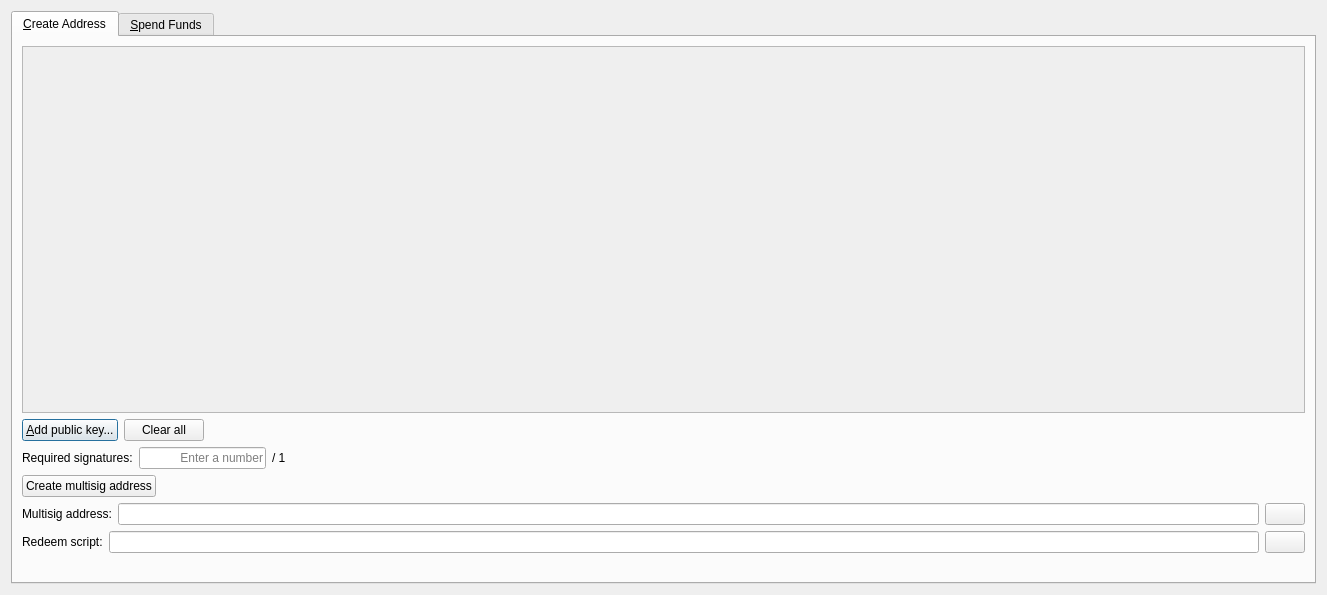
<?xml version="1.0" encoding="UTF-8"?>
<ui version="4.0">
 <class>MultisigDialog</class>
 <widget class="QDialog" name="MultisigDialog">
  <property name="geometry">
   <rect>
    <x>0</x>
    <y>0</y>
    <width>1327</width>
    <height>595</height>
   </rect>
  </property>
  <property name="windowTitle">
   <string>Multisig</string>
  </property>
  <layout class="QVBoxLayout" name="verticalLayout_2">
   <item>
    <widget class="QTabWidget" name="tabWidget">
     <property name="currentIndex">
      <number>0</number>
     </property>
     <widget class="QWidget" name="tabCreateAddress">
      <attribute name="title">
       <string>&amp;Create Address</string>
      </attribute>
      <layout class="QVBoxLayout" name="verticalLayout">
       <item>
        <widget class="QScrollArea" name="scrollArea">
         <property name="widgetResizable">
          <bool>true</bool>
         </property>
         <widget class="QWidget" name="scrollAreaWidgetContents">
          <property name="geometry">
           <rect>
            <x>0</x>
            <y>0</y>
            <width>1283</width>
            <height>345</height>
           </rect>
          </property>
          <layout class="QVBoxLayout" name="verticalLayout_3">
           <item>
            <layout class="QVBoxLayout" name="pubkeyEntries"/>
           </item>
           <item>
            <spacer name="verticalSpacer">
             <property name="orientation">
              <enum>Qt::Vertical</enum>
             </property>
             <property name="sizeHint" stdset="0">
              <size>
               <width>20</width>
               <height>40</height>
              </size>
             </property>
            </spacer>
           </item>
          </layout>
         </widget>
        </widget>
       </item>
       <item>
        <layout class="QHBoxLayout" name="horizontalLayout_14">
         <item>
          <widget class="QPushButton" name="addPubKeyButton">
           <property name="toolTip">
            <string>Add a member to the signing pool</string>
           </property>
           <property name="text">
            <string>&amp;Add public key...</string>
           </property>
           <property name="icon">
            <iconset resource="../bitcoin.qrc">
             <normaloff>:/icons/add</normaloff>:/icons/add</iconset>
           </property>
          </widget>
         </item>
         <item>
          <widget class="QPushButton" name="clearButton">
           <property name="sizePolicy">
            <sizepolicy hsizetype="Minimum" vsizetype="Fixed">
             <horstretch>0</horstretch>
             <verstretch>0</verstretch>
            </sizepolicy>
           </property>
           <property name="toolTip">
            <string>Remove all public key fields</string>
           </property>
           <property name="text">
            <string>Clear all</string>
           </property>
           <property name="icon">
            <iconset resource="../bitcoin.qrc">
             <normaloff>:/icons/remove</normaloff>:/icons/remove</iconset>
           </property>
           <property name="autoRepeatDelay">
            <number>300</number>
           </property>
          </widget>
         </item>
         <item>
          <spacer name="horizontalSpacer_8">
           <property name="orientation">
            <enum>Qt::Horizontal</enum>
           </property>
           <property name="sizeHint" stdset="0">
            <size>
             <width>40</width>
             <height>20</height>
            </size>
           </property>
          </spacer>
         </item>
        </layout>
       </item>
       <item>
        <layout class="QHBoxLayout" name="horizontalLayout_2">
         <item>
          <widget class="QLabel" name="requiredSignaturesLabel">
           <property name="text">
            <string>Required signatures:</string>
           </property>
          </widget>
         </item>
         <item>
          <widget class="QLineEdit" name="requiredSignatures">
           <property name="sizePolicy">
            <sizepolicy hsizetype="Minimum" vsizetype="Fixed">
             <horstretch>0</horstretch>
             <verstretch>0</verstretch>
            </sizepolicy>
           </property>
           <property name="minimumSize">
            <size>
             <width>127</width>
             <height>0</height>
            </size>
           </property>
           <property name="text">
            <string/>
           </property>
           <property name="maxLength">
            <number>2</number>
           </property>
           <property name="frame">
            <bool>true</bool>
           </property>
           <property name="alignment">
            <set>Qt::AlignRight|Qt::AlignTrailing|Qt::AlignVCenter</set>
           </property>
           <property name="placeholderText">
            <string>Enter a number</string>
           </property>
          </widget>
         </item>
         <item>
          <widget class="QLabel" name="maxSignaturesLabel">
           <property name="text">
            <string>/ 1</string>
           </property>
          </widget>
         </item>
         <item>
          <spacer name="horizontalSpacer_2">
           <property name="orientation">
            <enum>Qt::Horizontal</enum>
           </property>
           <property name="sizeHint" stdset="0">
            <size>
             <width>40</width>
             <height>20</height>
            </size>
           </property>
          </spacer>
         </item>
        </layout>
       </item>
       <item>
        <layout class="QHBoxLayout" name="horizontalLayout">
         <item>
          <widget class="QPushButton" name="createAddressButton">
           <property name="text">
            <string>Create multisig address</string>
           </property>
          </widget>
         </item>
         <item>
          <spacer name="horizontalSpacer">
           <property name="orientation">
            <enum>Qt::Horizontal</enum>
           </property>
           <property name="sizeHint" stdset="0">
            <size>
             <width>40</width>
             <height>20</height>
            </size>
           </property>
          </spacer>
         </item>
        </layout>
       </item>
       <item>
        <layout class="QHBoxLayout" name="horizontalLayoutMultisigAddress">
         <item>
          <widget class="QLabel" name="multisigAddressLabel">
           <property name="text">
            <string>Multisig address:</string>
           </property>
          </widget>
         </item>
         <item>
          <widget class="QLineEdit" name="multisigAddress">
           <property name="readOnly">
            <bool>true</bool>
           </property>
          </widget>
         </item>
         <item>
          <widget class="QPushButton" name="copyMultisigAddressButton">
           <property name="toolTip">
            <string>Copy the multisig address to the system clipboard</string>
           </property>
           <property name="text">
            <string/>
           </property>
           <property name="icon">
            <iconset resource="../bitcoin.qrc">
             <normaloff>:/icons/editcopy</normaloff>:/icons/editcopy</iconset>
           </property>
           <property name="autoDefault">
            <bool>false</bool>
           </property>
          </widget>
         </item>
        </layout>
       </item>
       <item>
        <layout class="QHBoxLayout" name="horizontalLayout_3">
         <item>
          <widget class="QLabel" name="redeemScriptLabel">
           <property name="text">
            <string>Redeem script:</string>
           </property>
          </widget>
         </item>
         <item>
          <widget class="QLineEdit" name="redeemScript">
           <property name="readOnly">
            <bool>true</bool>
           </property>
          </widget>
         </item>
         <item>
          <widget class="QPushButton" name="copyRedeemScriptButton">
           <property name="toolTip">
            <string>Copy the redeem script to the system clipboard</string>
           </property>
           <property name="text">
            <string/>
           </property>
           <property name="icon">
            <iconset resource="../bitcoin.qrc">
             <normaloff>:/icons/editcopy</normaloff>:/icons/editcopy</iconset>
           </property>
           <property name="autoDefault">
            <bool>false</bool>
           </property>
          </widget>
         </item>
        </layout>
       </item>
       <item>
        <layout class="QHBoxLayout" name="horizontalLayout_15">
         <item>
          <spacer name="horizontalSpacer_11">
           <property name="orientation">
            <enum>Qt::Horizontal</enum>
           </property>
           <property name="sizeHint" stdset="0">
            <size>
             <width>40</width>
             <height>20</height>
            </size>
           </property>
          </spacer>
         </item>
        </layout>
       </item>
      </layout>
     </widget>
     <widget class="QWidget" name="tabSpendFunds">
      <attribute name="title">
       <string>&amp;Spend Funds</string>
      </attribute>
      <layout class="QVBoxLayout" name="verticalLayout_13">
       <item>
        <layout class="QVBoxLayout" name="verticalLayout_8">
         <item>
          <layout class="QHBoxLayout" name="horizontalLayout_4">
           <item>
            <widget class="QGroupBox" name="inputsBox">
             <property name="title">
              <string>Inputs</string>
             </property>
             <layout class="QVBoxLayout" name="verticalLayout_6">
              <item>
               <widget class="QScrollArea" name="scrollArea_2">
                <property name="minimumSize">
                 <size>
                  <width>0</width>
                  <height>0</height>
                 </size>
                </property>
                <property name="widgetResizable">
                 <bool>true</bool>
                </property>
                <widget class="QWidget" name="scrollAreaWidgetContents_2">
                 <property name="geometry">
                  <rect>
                   <x>0</x>
                   <y>0</y>
                   <width>616</width>
                   <height>271</height>
                  </rect>
                 </property>
                 <layout class="QVBoxLayout" name="verticalLayout_4">
                  <item>
                   <layout class="QVBoxLayout" name="inputs"/>
                  </item>
                  <item>
                   <spacer name="verticalSpacer_2">
                    <property name="orientation">
                     <enum>Qt::Vertical</enum>
                    </property>
                    <property name="sizeHint" stdset="0">
                     <size>
                      <width>20</width>
                      <height>42</height>
                     </size>
                    </property>
                   </spacer>
                  </item>
                 </layout>
                </widget>
               </widget>
              </item>
              <item>
               <layout class="QHBoxLayout" name="horizontalLayout_6">
                <item>
                 <spacer name="horizontalSpacer_9">
                  <property name="orientation">
                   <enum>Qt::Horizontal</enum>
                  </property>
                  <property name="sizeHint" stdset="0">
                   <size>
                    <width>40</width>
                    <height>20</height>
                   </size>
                  </property>
                 </spacer>
                </item>
                <item>
                 <widget class="QLabel" name="inputsAmountLabel">
                  <property name="text">
                   <string>Inputs amount:</string>
                  </property>
                 </widget>
                </item>
                <item>
                 <widget class="QLabel" name="inputsAmount">
                  <property name="text">
                   <string>123.456</string>
                  </property>
                  <property name="textInteractionFlags">
                   <set>Qt::LinksAccessibleByMouse|Qt::TextSelectableByKeyboard|Qt::TextSelectableByMouse</set>
                  </property>
                 </widget>
                </item>
                <item>
                 <widget class="QLabel" name="label">
                  <property name="text">
                   <string>Libercoin</string>
                  </property>
                 </widget>
                </item>
               </layout>
              </item>
              <item>
               <layout class="QHBoxLayout" name="horizontalLayout_5">
                <item>
                 <widget class="QPushButton" name="addInputButton">
                  <property name="text">
                   <string>Add input...</string>
                  </property>
                  <property name="icon">
                   <iconset resource="../bitcoin.qrc">
                    <normaloff>:/icons/add</normaloff>:/icons/add</iconset>
                  </property>
                 </widget>
                </item>
                <item>
                 <spacer name="horizontalSpacer_3">
                  <property name="orientation">
                   <enum>Qt::Horizontal</enum>
                  </property>
                  <property name="sizeHint" stdset="0">
                   <size>
                    <width>40</width>
                    <height>20</height>
                   </size>
                  </property>
                 </spacer>
                </item>
               </layout>
              </item>
             </layout>
            </widget>
           </item>
           <item>
            <widget class="QGroupBox" name="outputsBox">
             <property name="title">
              <string>Outputs</string>
             </property>
             <layout class="QVBoxLayout" name="verticalLayout_7">
              <item>
               <widget class="QScrollArea" name="scrollArea_3">
                <property name="minimumSize">
                 <size>
                  <width>0</width>
                  <height>0</height>
                 </size>
                </property>
                <property name="widgetResizable">
                 <bool>true</bool>
                </property>
                <widget class="QWidget" name="scrollAreaWidgetContents_3">
                 <property name="geometry">
                  <rect>
                   <x>0</x>
                   <y>0</y>
                   <width>615</width>
                   <height>243</height>
                  </rect>
                 </property>
                 <layout class="QVBoxLayout" name="verticalLayout_5">
                  <item>
                   <layout class="QVBoxLayout" name="outputs"/>
                  </item>
                  <item>
                   <spacer name="verticalSpacer_3">
                    <property name="orientation">
                     <enum>Qt::Vertical</enum>
                    </property>
                    <property name="sizeHint" stdset="0">
                     <size>
                      <width>20</width>
                      <height>42</height>
                     </size>
                    </property>
                   </spacer>
                  </item>
                 </layout>
                </widget>
               </widget>
              </item>
              <item>
               <layout class="QHBoxLayout" name="horizontalLayout_7">
                <item>
                 <spacer name="horizontalSpacer_10">
                  <property name="orientation">
                   <enum>Qt::Horizontal</enum>
                  </property>
                  <property name="sizeHint" stdset="0">
                   <size>
                    <width>40</width>
                    <height>20</height>
                   </size>
                  </property>
                 </spacer>
                </item>
                <item>
                 <widget class="QLabel" name="outputsAmountLabel">
                  <property name="text">
                   <string>Outputs amount:</string>
                  </property>
                 </widget>
                </item>
                <item>
                 <widget class="QLabel" name="outputsAmount">
                  <property name="text">
                   <string>123.456</string>
                  </property>
                  <property name="textInteractionFlags">
                   <set>Qt::LinksAccessibleByMouse|Qt::TextSelectableByKeyboard|Qt::TextSelectableByMouse</set>
                  </property>
                 </widget>
                </item>
                <item>
                 <widget class="QLabel" name="label_2">
                  <property name="text">
                   <string>Libercoin</string>
                  </property>
                 </widget>
                </item>
               </layout>
              </item>
              <item>
               <layout class="QHBoxLayout" name="horizontalLayout_16">
                <item>
                 <spacer name="horizontalSpacer_12">
                  <property name="orientation">
                   <enum>Qt::Horizontal</enum>
                  </property>
                  <property name="sizeHint" stdset="0">
                   <size>
                    <width>40</width>
                    <height>20</height>
                   </size>
                  </property>
                 </spacer>
                </item>
                <item>
                 <widget class="QLabel" name="feeLabel">
                  <property name="text">
                   <string>Fee:</string>
                  </property>
                 </widget>
                </item>
                <item>
                 <widget class="QLabel" name="fee">
                  <property name="text">
                   <string>123.456</string>
                  </property>
                 </widget>
                </item>
                <item>
                 <widget class="QLabel" name="label_3">
                  <property name="text">
                   <string>Libercoin</string>
                  </property>
                 </widget>
                </item>
               </layout>
              </item>
              <item>
               <layout class="QHBoxLayout" name="horizontalLayout_8">
                <item>
                 <widget class="QPushButton" name="addOutputButton">
                  <property name="text">
                   <string>Add output...</string>
                  </property>
                  <property name="icon">
                   <iconset resource="../bitcoin.qrc">
                    <normaloff>:/icons/add</normaloff>:/icons/add</iconset>
                  </property>
                 </widget>
                </item>
                <item>
                 <spacer name="horizontalSpacer_4">
                  <property name="orientation">
                   <enum>Qt::Horizontal</enum>
                  </property>
                  <property name="sizeHint" stdset="0">
                   <size>
                    <width>40</width>
                    <height>20</height>
                   </size>
                  </property>
                 </spacer>
                </item>
               </layout>
              </item>
             </layout>
            </widget>
           </item>
          </layout>
         </item>
         <item>
          <layout class="QHBoxLayout" name="horizontalLayout_9">
           <item>
            <widget class="QPushButton" name="createTransactionButton">
             <property name="text">
              <string>Create transaction</string>
             </property>
            </widget>
           </item>
           <item>
            <spacer name="horizontalSpacer_5">
             <property name="orientation">
              <enum>Qt::Horizontal</enum>
             </property>
             <property name="sizeHint" stdset="0">
              <size>
               <width>40</width>
               <height>20</height>
              </size>
             </property>
            </spacer>
           </item>
          </layout>
         </item>
        </layout>
       </item>
       <item>
        <layout class="QVBoxLayout" name="verticalLayout_10">
         <item>
          <layout class="QHBoxLayout" name="horizontalLayout_10">
           <item>
            <widget class="QLineEdit" name="transaction">
             <property name="sizePolicy">
              <sizepolicy hsizetype="Expanding" vsizetype="Fixed">
               <horstretch>0</horstretch>
               <verstretch>0</verstretch>
              </sizepolicy>
             </property>
             <property name="placeholderText">
              <string>Enter a raw transaction or create a new one</string>
             </property>
            </widget>
           </item>
           <item>
            <widget class="QPushButton" name="copyTransactionButton">
             <property name="toolTip">
              <string/>
             </property>
             <property name="text">
              <string/>
             </property>
             <property name="icon">
              <iconset resource="../bitcoin.qrc">
               <normaloff>:/icons/editcopy</normaloff>:/icons/editcopy</iconset>
             </property>
             <property name="autoDefault">
              <bool>false</bool>
             </property>
            </widget>
           </item>
           <item>
            <widget class="QPushButton" name="pasteTransactionButton">
             <property name="toolTip">
              <string>Paste address from clipboard</string>
             </property>
             <property name="text">
              <string/>
             </property>
             <property name="icon">
              <iconset resource="../bitcoin.qrc">
               <normaloff>:/icons/editpaste</normaloff>:/icons/editpaste</iconset>
             </property>
             <property name="shortcut">
              <string>Alt+P</string>
             </property>
             <property name="autoDefault">
              <bool>false</bool>
             </property>
            </widget>
           </item>
          </layout>
         </item>
         <item>
          <layout class="QHBoxLayout" name="horizontalLayout_11">
           <item>
            <widget class="QPushButton" name="signTransactionButton">
             <property name="text">
              <string>Sign transaction</string>
             </property>
             <property name="icon">
              <iconset resource="../bitcoin.qrc">
               <normaloff>:/icons/edit</normaloff>:/icons/edit</iconset>
             </property>
            </widget>
           </item>
           <item>
            <spacer name="horizontalSpacer_6">
             <property name="orientation">
              <enum>Qt::Horizontal</enum>
             </property>
             <property name="sizeHint" stdset="0">
              <size>
               <width>40</width>
               <height>20</height>
              </size>
             </property>
            </spacer>
           </item>
          </layout>
         </item>
        </layout>
       </item>
       <item>
        <layout class="QVBoxLayout" name="verticalLayout_12">
         <item>
          <layout class="QHBoxLayout" name="horizontalLayout_13">
           <item>
            <widget class="QLineEdit" name="signedTransaction">
             <property name="sizePolicy">
              <sizepolicy hsizetype="Expanding" vsizetype="Fixed">
               <horstretch>0</horstretch>
               <verstretch>0</verstretch>
              </sizepolicy>
             </property>
             <property name="readOnly">
              <bool>true</bool>
             </property>
            </widget>
           </item>
           <item>
            <widget class="QPushButton" name="copySignedTransactionButton">
             <property name="toolTip">
              <string/>
             </property>
             <property name="text">
              <string/>
             </property>
             <property name="icon">
              <iconset resource="../bitcoin.qrc">
               <normaloff>:/icons/editcopy</normaloff>:/icons/editcopy</iconset>
             </property>
             <property name="autoDefault">
              <bool>false</bool>
             </property>
            </widget>
           </item>
          </layout>
         </item>
         <item>
          <layout class="QHBoxLayout" name="horizontalLayout_12">
           <item>
            <widget class="QLabel" name="statusLabel">
             <property name="text">
              <string/>
             </property>
            </widget>
           </item>
           <item>
            <spacer name="horizontalSpacer_7">
             <property name="orientation">
              <enum>Qt::Horizontal</enum>
             </property>
             <property name="sizeHint" stdset="0">
              <size>
               <width>40</width>
               <height>20</height>
              </size>
             </property>
            </spacer>
           </item>
           <item>
            <widget class="QPushButton" name="sendTransactionButton">
             <property name="text">
              <string>Send transaction</string>
             </property>
             <property name="icon">
              <iconset resource="../bitcoin.qrc">
               <normaloff>:/icons/send</normaloff>:/icons/send</iconset>
             </property>
            </widget>
           </item>
          </layout>
         </item>
        </layout>
       </item>
      </layout>
     </widget>
    </widget>
   </item>
  </layout>
 </widget>
 <resources>
  <include location="../bitcoin.qrc"/>
 </resources>
 <connections/>
</ui>
